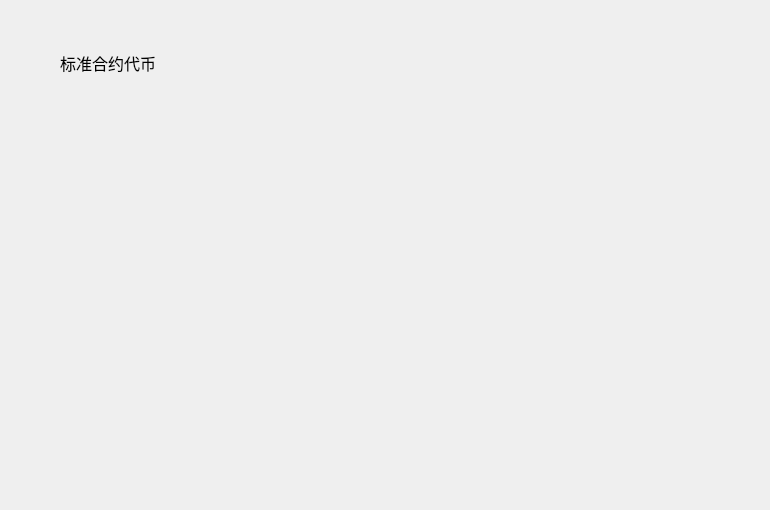
<?xml version="1.0" encoding="UTF-8"?>
<ui version="4.0">
 <class>ContractTokenPage</class>
 <widget class="QWidget" name="ContractTokenPage">
  <property name="geometry">
   <rect>
    <x>0</x>
    <y>0</y>
    <width>770</width>
    <height>510</height>
   </rect>
  </property>
  <property name="windowTitle">
   <string>Form</string>
  </property>
  <widget class="QLabel" name="title_label">
   <property name="geometry">
    <rect>
     <x>60</x>
     <y>50</y>
     <width>200</width>
     <height>26</height>
    </rect>
   </property>
   <property name="font">
    <font>
     <family>微软雅黑</family>
     <pointsize>12</pointsize>
     <weight>50</weight>
     <italic>false</italic>
     <bold>false</bold>
    </font>
   </property>
   <property name="styleSheet">
    <string notr="true"/>
   </property>
   <property name="text">
    <string>标准合约代币</string>
   </property>
  </widget>
 </widget>
 <resources/>
 <connections/>
</ui>
